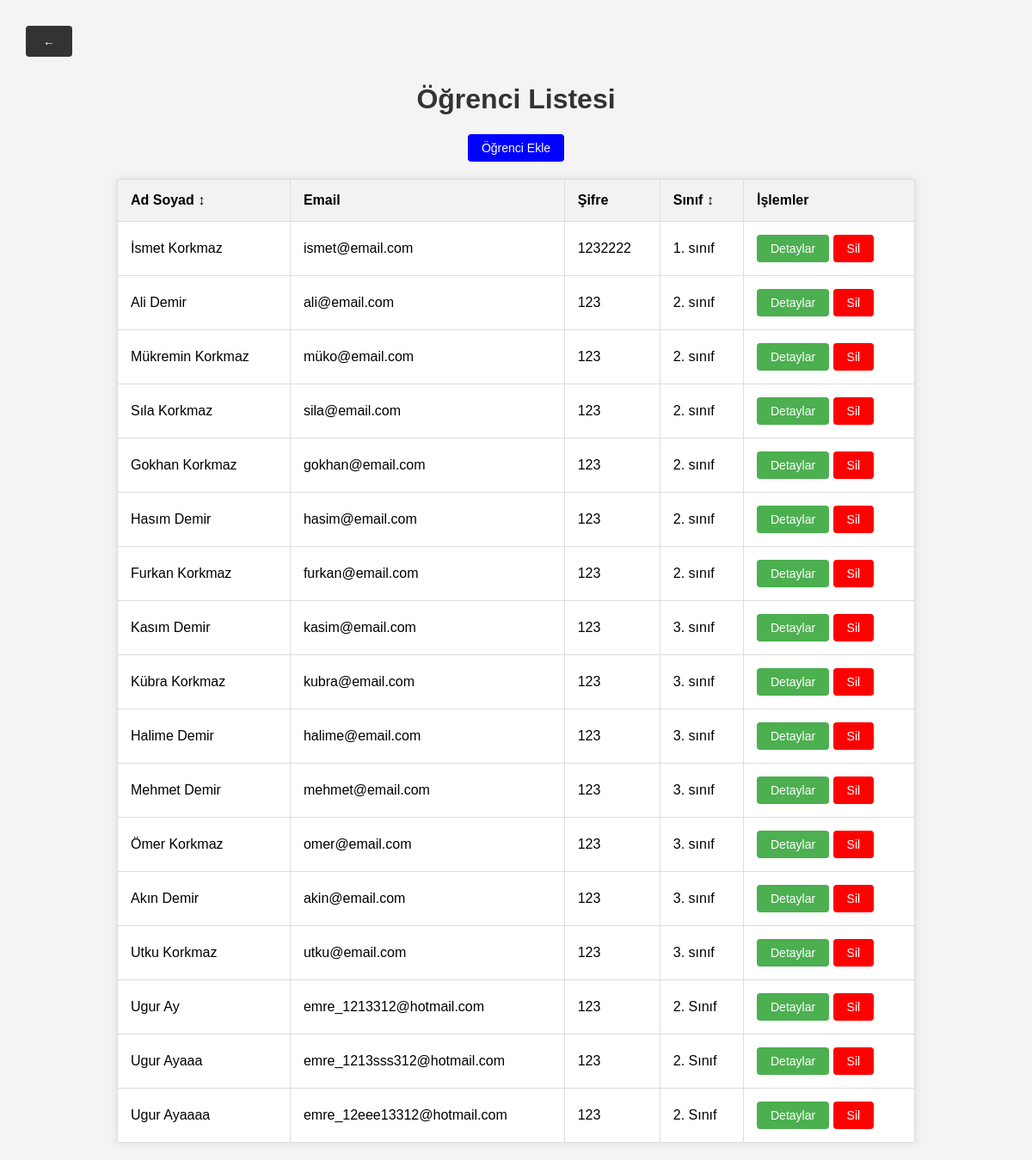
The app's page /ogrenciler.php with its own data.
### tables this page shows
CREATE TABLE `ogrenci` (
  `id` int(11) NOT NULL,
  `ad_soyad` varchar(255) NOT NULL,
  `email` varchar(255) NOT NULL,
  `sifre` varchar(255) NOT NULL,
  `sinif` varchar(50) NOT NULL
);

### ogrenciler.php (the view, shortened to what this page needs)
<!DOCTYPE html>
<html lang="en">
<head>
</head>
<body>
    <?php
    include 'database.php';
    $sql_students = "SELECT * FROM ogrenci";
    $result_students = $conn->query($sql_students);
    if ($result_students->num_rows > 0) {
        echo "<button class='button back-button' onclick='goBack()'>←</button>";
        echo "<h1>Öğrenci Listesi</h1>";
        echo "<div class='button-container'><button class='button add-button' onclick='addOgrenci()'>Öğrenci Ekle</button></div>";
        echo "<table>";
        echo "<tr><th onclick='sortTable(0)'>Ad Soyad &#x2195;</th><th>Email</th><th>Şifre</th><th onclick='sortTable(3)'>Sınıf &#x2195;</th><th>İşlemler</th></tr>";
        while ($row_student = $result_students->fetch_assoc()) {
            echo "<tr>";
            echo "<td>" . $row_student["ad_soyad"] . "</td>";
            echo "<td>" . $row_student["email"] . "</td>";
            echo "<td>" . $row_student["sifre"] . "</td>";
            echo "<td>" . $row_student["sinif"] . "</td>";
            echo "<td>
                  <button class='button details-button' onclick='openShowDetails(" . $row_student["id"] . ")'>Detaylar</button>
                  <button class='button delete-button' onclick='deleteOgrenci(" . $row_student["id"] . ")'>Sil</button>
              </td>";
            echo "</tr>";
        }
        echo "</table>";
    } else {
        echo "Öğrenci bulunamadı.";
    }
    ?>
</body>
</html>

### ogrenciler.php (style rules this page uses)
body { font-family: Arial, sans-serif; margin: 20px; background-color: #f4f4f4; }
h1 { text-align: center; color: #333; }
table { width: 80%; margin: 20px auto; border-collapse: collapse; background-color: #fff; box-shadow: 0 0 10px rgba(0, 0, 0, 0.1); }
th, td { border: 1px solid #ddd; padding: 15px; text-align: left; cursor: pointer; }
th { background-color: #f2f2f2; }
.button-container { text-align: center; margin: 20px; }
.button { border: none; padding: 8px 16px; text-align: center; text-decoration: none; display: inline-block; font-size: 14px; cursor: pointer; border-radius: 4px; }
.details-button { background-color: #4CAF50; color: white; }
.delete-button { background-color: red; color: white; }
.add-button { background-color: blue; color: white; }
.back-button { background-color: #333; border: none; color: white; padding: 10px 20px; text-align: center; text-decoration: none; display: inline-block; font-size: 14px; cursor: pointer; border-radius: 4px; text-align: left; margin: 10px; }

### records on screen
ogrenci: ad_soyad "İsmet Korkmaz", email "ismet@email.com", sifre "1232222", sinif "1. sınıf"
ogrenci: ad_soyad "Ali Demir", email "ali@email.com", sifre "123", sinif "2. sınıf"
ogrenci: ad_soyad "Mükremin Korkmaz", email "müko@email.com", sifre "123", sinif "2. sınıf"
ogrenci: ad_soyad "Sıla Korkmaz", email "sila@email.com", sifre "123", sinif "2. sınıf"
ogrenci: ad_soyad "Gokhan Korkmaz", email "gokhan@email.com", sifre "123", sinif "2. sınıf"
ogrenci: ad_soyad "Hasım Demir", email "hasim@email.com", sifre "123", sinif "2. sınıf"
ogrenci: ad_soyad "Furkan Korkmaz", email "furkan@email.com", sifre "123", sinif "2. sınıf"
ogrenci: ad_soyad "Kasım Demir", email "kasim@email.com", sifre "123", sinif "3. sınıf"
ogrenci: ad_soyad "Kübra Korkmaz", email "kubra@email.com", sifre "123", sinif "3. sınıf"
ogrenci: ad_soyad "Halime Demir", email "halime@email.com", sifre "123", sinif "3. sınıf"
ogrenci: ad_soyad "Mehmet Demir", email "mehmet@email.com", sifre "123", sinif "3. sınıf"
ogrenci: ad_soyad "Ömer Korkmaz", email "omer@email.com", sifre "123", sinif "3. sınıf"
ogrenci: ad_soyad "Akın Demir", email "akin@email.com", sifre "123", sinif "3. sınıf"
ogrenci: ad_soyad "Utku Korkmaz", email "utku@email.com", sifre "123", sinif "3. sınıf"
ogrenci: ad_soyad "Ugur Ay", email "emre_1213312@hotmail.com", sifre "123", sinif "2. Sınıf"
ogrenci: ad_soyad "Ugur Ayaaa", email "emre_1213sss312@hotmail.com", sifre "123", sinif "2. Sınıf"
ogrenci: ad_soyad "Ugur Ayaaaa", email "emre_12eee13312@hotmail.com", sifre "123", sinif "2. Sınıf"
